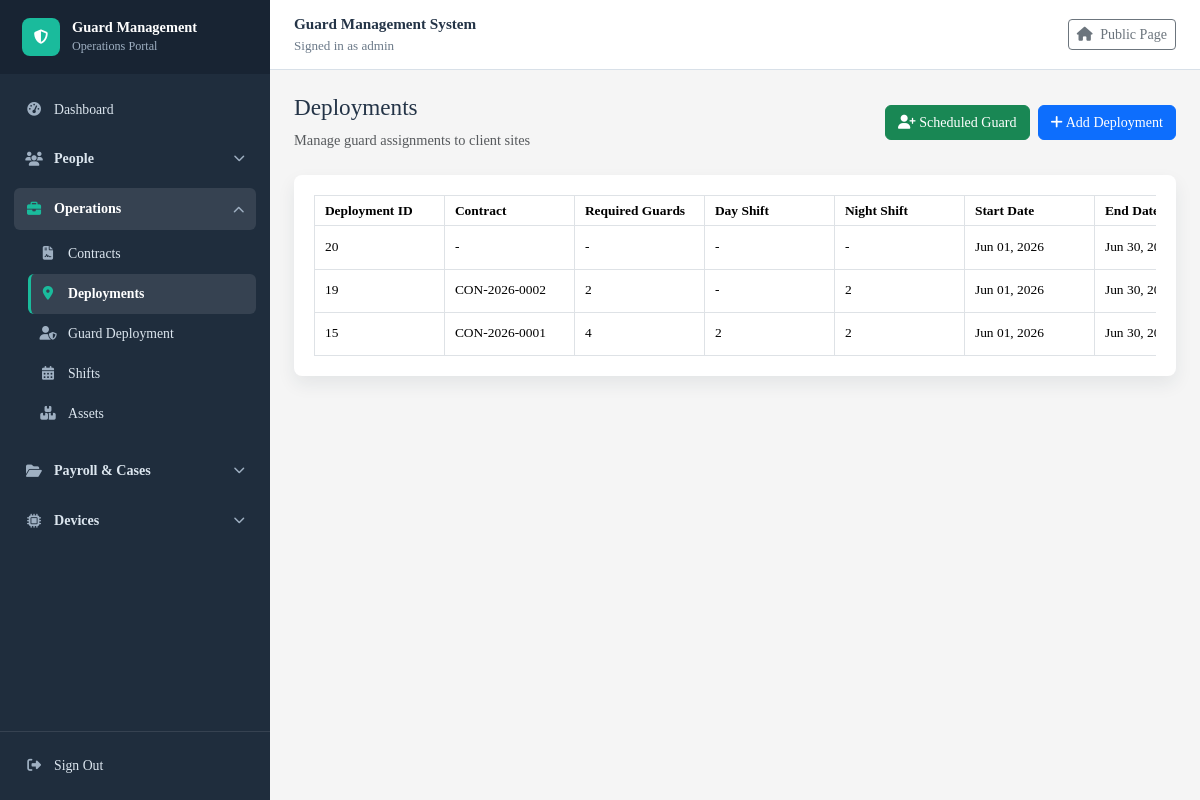
Page /deployments/ (signed in) on the committed database.
### guardmanagementsystem/models.py (models this page shows, shortened)
class Deployment(models.Model):
    STATUS_CHOICES = [
        ('Active', 'Active'),
        ('On Deployment', 'On Deployment'),
        ('Available', 'Available'),
        ('Has No Deployment', 'Has No Deployment'),
        ('Completed', 'Completed'),
        ('Cancelled', 'Cancelled'),
        ('Running', 'Running'),
        ('Closed', 'Closed'),
    ]
    deployment_id = models.AutoField(primary_key=True)
    client = models.ForeignKey(Client,on_delete=models.CASCADE,related_name='deployments')
    contract = models.ForeignKey(Contract, on_delete=models.SET_NULL, null=True, blank=True, related_name='deployments')
    shift = models.ForeignKey('Shift', on_delete=models.SET_NULL, null=True, blank=True, related_name='deployments')
    site_location = models.CharField(max_length=200)
    start_date = models.DateField()
    end_date = models.DateField(null=True, blank=True)
    status = models.CharField(max_length=20, choices=STATUS_CHOICES, default='Active')
    def sync_date_status(self, today=None):
        today = today or date.today()
        if self.status in ["Cancelled", "Completed"]:
            return
        if self.end_date and self.end_date < today:
            self.status = "Closed"
        else:
            self.status = "Running"

class Contract(models.Model):
    CONTRACT_TYPE_CHOICES = [
        ('Event Security', 'Event Security'),
        ('Static Guarding', 'Static Guarding'),
        ('Mobile Patrol', 'Mobile Patrol'),
        ('Other', 'Other'),
    ]
    STATUS_CHOICES = [
        ('Draft', 'Draft'),
        ('Active', 'Active'),
        ('Expired', 'Expired'),
        ('Terminated', 'Terminated'),
    ]
    contract_id = models.AutoField(primary_key=True)
    client = models.ForeignKey(Client, on_delete=models.CASCADE, related_name='contracts')
    contract_number = models.CharField(max_length=50, unique=True, blank=True)
    number_of_guards = models.PositiveIntegerField()
    day_shift_guards = models.PositiveIntegerField(default=0)
    night_shift_guards = models.PositiveIntegerField(default=0)
    charge_per_guard = models.DecimalField(max_digits=12, decimal_places=2)
    contract_type = models.CharField(max_length=100, choices=CONTRACT_TYPE_CHOICES, default='Static Guarding')
    location = models.CharField(max_length=200, blank=True)
    iot_device = models.ForeignKey(IoTDevice, on_delete=models.SET_NULL, null=True, blank=True, related_name='contracts')
    rfid_cards = models.ManyToManyField(RFIDCard, blank=True, related_name='contracts')
    start_date = models.DateField()
    end_date = models.DateField(null=True, blank=True)
    status = models.CharField(max_length=20, choices=STATUS_CHOICES, default='Draft')
    terms = models.TextField(blank=True)

### guardmanagementsystem/views.py (the view)
# urls.py: path("deployments/", views.deployment_list, name="deployment_list"),
@login_required
def deployment_list(request):
    all_deployments = list(
        Deployment.objects.select_related("client", "contract", "shift")
        .prefetch_related("deployment_guards__guard")
        .order_by("-start_date", "-deployment_id")
    )
    status_updates = []
    today = timezone.localdate()
    for deployment in all_deployments:
        old_status = deployment.status
        deployment.sync_date_status(today)
        if deployment.status != old_status:
            status_updates.append(deployment)
    if status_updates:
        Deployment.objects.bulk_update(status_updates, ["status"])
    deployments = []
    seen_contract_ids = set()
    for deployment in all_deployments:
        if deployment.contract_id:
            if deployment.contract_id in seen_contract_ids:
                continue
            seen_contract_ids.add(deployment.contract_id)
        decorate_deployment_shift_distribution(deployment)
        deployments.append(deployment)
    return show_records(request, deployments, "guardmanagementsystem/deployment_list.html", "deployments")

### guardmanagementsystem/templates/guardmanagementsystem/deployment_list.html (shortened to what this page needs)
{% extends "guardmanagementsystem/base.html" %}
{% block content %}
<div class="d-flex justify-content-between align-items-center mb-4">
    <div>
        <h2>Deployments</h2>
        <p class="text-muted mb-0">Manage guard assignments to client sites</p>
    </div>
    <div class="page-actions d-flex gap-2">
        <a href="{% url 'program_guard' %}" class="btn btn-success">
            <i class="fa fa-user-plus"></i> Scheduled Guard
        </a>
        <a href="{% url 'deployment_add' %}" class="btn btn-primary">
            <i class="fa fa-plus"></i> Add Deployment
        </a>
    </div>
</div>
<div class="table-card">
    <div class="table-responsive">
        <table class="table table-hover table-bordered align-middle mb-0 export-table" data-export-title="Deployments">
            <thead>
                <tr>
                    <th>Deployment ID</th>
                    <th>Contract</th>
                    <th>Required Guards</th>
                    <th>Day Shift</th>
                    <th>Night Shift</th>
                    <th>Start Date</th>
                    <th>End Date</th>
                </tr>
            </thead>
            <tbody>
                {% for deployment in deployments %}
                    <tr>
                        <td>{{ deployment.deployment_id }}</td>
                        <td>{{ deployment.contract.contract_number|default:"-" }}</td>
                        <td>{{ deployment.required_guard_count|default:"-" }}</td>
                        <td>{{ deployment.day_shift_count|default:"-" }}</td>
                        <td>{{ deployment.night_shift_count|default:"-" }}</td>
                        <td>{{ deployment.start_date|date:"M d, Y" }}</td>
                        <td>{{ deployment.end_date|date:"M d, Y"|default:"-" }}</td>
                    </tr>
                {% empty %}
                    <tr>
                        <td colspan="9" class="text-center text-muted py-4">
                            No deployments found.
                        </td>
                    </tr>
                {% endfor %}
            </tbody>
        </table>
    </div>
</div>
{% endblock %}

### guardmanagementsystem/templates/guardmanagementsystem/base.html (shortened to what this page needs)
<!doctype html>
<html lang="en">
<head>
    <link href="https://cdn.jsdelivr.net/npm/bootstrap@5.3.3/dist/css/bootstrap.min.css" rel="stylesheet">
    <link href="https://cdnjs.cloudflare.com/ajax/libs/font-awesome/6.5.2/css/all.min.css" rel="stylesheet">
</head>
<body>
    {% with current_url=request.resolver_match.url_name %}
    <div class="app-layout">
        <aside class="sidebar">
            <div class="d-flex align-items-center justify-content-between">
                <a class="sidebar-brand flex-grow-1" href="{% if nav_permissions.can_dashboard %}{% url 'dashboard' %}{% else %}{% url 'iot_swipe_attendance' %}{% endif %}">
                    <span class="brand-mark"><i class="fa fa-shield-halved"></i></span>
                    <span>
                        <span class="brand-title">Guard Management</span>
                        <span class="brand-subtitle">Operations Portal</span>
                    </span>
                </a>
            </div>
            <nav id="sidebarNav" class="sidebar-nav collapse d-lg-block">
                {% if nav_permissions.can_dashboard %}
                    <a class="sidebar-link {% if current_url == 'dashboard' %}active{% endif %}" href="{% url 'dashboard' %}">
                        <i class="fa fa-gauge-high"></i> Dashboard
                    </a>
                {% endif %}
                {% if nav_permissions.can_people %}
                <div class="sidebar-module">
                    <button class="module-toggle" type="button" data-bs-toggle="collapse" data-bs-target="#peopleModule" aria-controls="peopleModule" aria-expanded="{% if current_url in 'user_list user_add user_edit user_delete guard_list guard_add guard_edit guard_delete client_list client_add client_edit client_delete' %}true{% else %}false{% endif %}">
                        <span class="module-title"><i class="fa fa-users"></i> People</span>
                        <i class="fa fa-chevron-down module-chevron"></i>
                    </button>
                </div>
                {% endif %}
                {% if nav_permissions.can_operations %}
                <div class="sidebar-module">
                    <button class="module-toggle" type="button" data-bs-toggle="collapse" data-bs-target="#operationsModule" aria-controls="operationsModule" aria-expanded="{% if current_url in 'contract_list contract_add contract_edit contract_delete deployment_list deployment_add deployment_edit deployment_delete deployment_guard_list deployment_guard_add deployment_guard_edit deployment_guard_delete program_guard shift_list shift_add shift_edit shift_delete shift_import schedule_csv_template asset_list asset_add asset_edit asset_delete' %}true{% else %}false{% endif %}">
                        <span class="module-title"><i class="fa fa-briefcase"></i> Operations</span>
                        <i class="fa fa-chevron-down module-chevron"></i>
                    </button>
                    <div id="operationsModule" class="collapse {% if current_url in 'contract_list contract_add contract_edit contract_delete deployment_list deployment_add deployment_edit deployment_delete deployment_guard_list deployment_guard_add deployment_guard_edit deployment_guard_delete program_guard shift_list shift_add shift_edit shift_delete shift_import schedule_csv_template asset_list asset_add asset_edit asset_delete' %}show{% endif %}">
                        <div class="module-menu">
                            <a class="sidebar-link {% if current_url in 'contract_list contract_add contract_edit contract_delete' %}active{% endif %}" href="{% url 'contract_list' %}">
                                <i class="fa fa-file-contract"></i> Contracts
                            </a>
                            <a class="sidebar-link {% if current_url in 'deployment_list deployment_add deployment_edit deployment_delete program_guard' %}active{% endif %}" href="{% url 'deployment_list' %}">
                                <i class="fa fa-location-dot"></i> Deployments
                            </a>
                            <a class="sidebar-link {% if current_url in 'deployment_guard_list deployment_guard_add deployment_guard_edit deployment_guard_delete' %}active{% endif %}" href="{% url 'deployment_guard_list' %}">
                                <i class="fa fa-user-shield"></i> Guard Deployment
                            </a>
                            <a class="sidebar-link {% if current_url in 'shift_list shift_add shift_edit shift_delete shift_import schedule_csv_template' %}active{% endif %}" href="{% url 'shift_list' %}">
                                <i class="fa fa-calendar-days"></i> Shifts
                            </a>
                            <a class="sidebar-link {% if current_url in 'asset_list asset_add asset_edit asset_delete' %}active{% endif %}" href="{% url 'asset_list' %}">
                                <i class="fa fa-boxes-stacked"></i> Assets
                            </a>
                        </div>
                    </div>
                </div>
                {% endif %}
                {% if nav_permissions.can_payroll_cases %}
                <div class="sidebar-module">
                    <button class="module-toggle" type="button" data-bs-toggle="collapse" data-bs-target="#payrollCasesModule" aria-controls="payrollCasesModule" aria-expanded="{% if current_url in 'salary_list salary_add salary_edit salary_delete salary_payslip_general salary_payslip_individual incident_list incident_add incident_edit incident_delete incident_pdf_report' %}true{% else %}false{% endif %}">
                        <span class="module-title"><i class="fa fa-folder-open"></i> Payroll & Cases</span>
                        <i class="fa fa-chevron-down module-chevron"></i>
                    </button>
                </div>
                {% endif %}
                {% if nav_permissions.can_reports_devices %}
                <div class="sidebar-module">
                    <button class="module-toggle" type="button" data-bs-toggle="collapse" data-bs-target="#reportsDevicesModule" aria-controls="reportsDevicesModule" aria-expanded="{% if current_url in 'rfid_card_list rfid_card_add rfid_card_edit rfid_card_delete iot_device_list iot_device_add iot_device_edit iot_device_delete iot_swipe_attendance audit_log_list' %}true{% else %}false{% endif %}">
                        <span class="module-title"><i class="fa fa-microchip"></i> Devices</span>
                        <i class="fa fa-chevron-down module-chevron"></i>
                    </button>
                </div>
                {% endif %}
            </nav>
            <div class="sidebar-footer">
                {% if request.user.is_authenticated %}
                    <a class="sidebar-link" href="{% url 'signout' %}">
                        <i class="fa fa-right-from-bracket"></i> Sign Out
                    </a>
                {% else %}
                    <a class="sidebar-link" href="{% url 'signin' %}">
                        <i class="fa fa-right-to-bracket"></i> Sign In
                    </a>
                {% endif %}
            </div>
        </aside>
        <div class="main-panel">
            <header class="topbar">
                <div>
                    <p class="topbar-title">Guard Management System</p>
                    <div class="topbar-user">
                        {% if request.user.is_authenticated %}
                            Signed in as {{ request.user.username }}
                        {% else %}
                            Staff portal
                        {% endif %}
                    </div>
                </div>
                <a class="btn btn-sm btn-outline-secondary" href="{% url 'welcome' %}">
                    <i class="fa fa-house me-1"></i> Public Page
                </a>
            </header>
            <main class="container-fluid page-shell content-area">
                {% block content %}{% endblock %}
            </main>
        </div>
    </div>
    {% endwith %}
</body>
</html>

### rows in the picture
Deployment: deployment_id "20", contract.contract_number "-", required_guard_count "-", day_shift_count "-", night_shift_count "-", start_date "Jun 01, 2026", end_date "Jun 30,…"
Deployment: deployment_id "19", contract.contract_number "CON-2026-0002", required_guard_count "2", day_shift_count "-", night_shift_count "2", start_date "Jun 01, 2026", end_date "Jun 30,…"
Deployment: deployment_id "15", contract.contract_number "CON-2026-0001", required_guard_count "4", day_shift_count "2", night_shift_count "2", start_date "Jun 01, 2026", end_date "Jun 30,…"

### other values in the picture
{{ request.user.username }} "admin"
